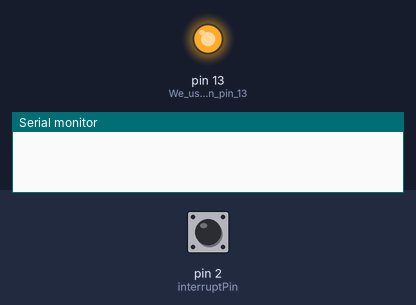
A sketch run on a simulated Arduino Uno, built with avr-gcc and run on an emulated ATmega328P. On the bench: output pins drawn as LEDs (lit = HIGH), the last lines printed to the serial monitor. Inputs (shaded band) come from the test bench; at power-on: pin 2 (interruptPin) HIGH. Sleep ends after the set time or at an interrupt.

Above: at 4.2 s.
4.3 s: pin 2 (interruptPin) driven HIGH
6.5 s: pin 2 (interruptPin) pulsed LOW 2 times (0.12 s each, 0.3 s apart)
At 12.5 s:
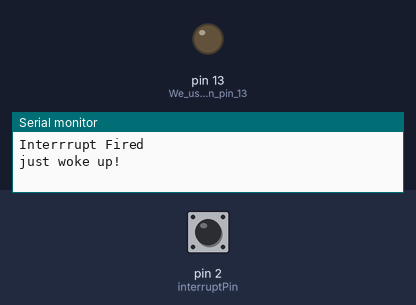
Timing chart, 0 to 14.0 s (numbered marks = the images above; inputs shaded):
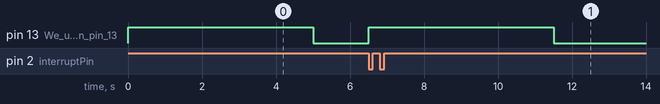

The sketch:

arduino_sleep.ino
```cpp
#include <avr/sleep.h>//this AVR library contains the methods that controls the sleep modes
#define interruptPin 2 //Pin we are going to use to wake up the Arduino


void setup() {
  Serial.begin(9600);//Start Serial Comunication
  pinMode(LED_BUILTIN,OUTPUT);//We use the led on pin 13 to indecate when Arduino is A sleep
  pinMode(interruptPin,INPUT_PULLUP);//Set pin d2 to input using the buildin pullup resistor
  digitalWrite(LED_BUILTIN,HIGH);//turning LED on
}

void loop() {
 delay(5000);//wait 5 seconds before going to sleep
 Going_To_Sleep();
}

void Going_To_Sleep(){
    sleep_enable();//Enabling sleep mode
    attachInterrupt(0, wakeUp, LOW);//attaching a interrupt to pin d2
    set_sleep_mode(SLEEP_MODE_PWR_DOWN);//Setting the sleep mode, in our case full sleep
    digitalWrite(LED_BUILTIN,LOW);//turning LED off
    delay(1000); //wait a second to allow the led to be turned off before going to sleep
    sleep_cpu();//activating sleep mode
    Serial.println("just woke up!");//next line of code executed after the interrupt
    digitalWrite(LED_BUILTIN,HIGH);//turning LED on
  }

void wakeUp(){
  Serial.println("Interrrupt Fired");//Print message to serial monitor
   sleep_disable();//Disable sleep mode
  detachInterrupt(0); //Removes the interrupt from pin 2;
}
```

Measured:
- after the input at 6.5 s, pin 13 (We_use_the_led_on_pin_13): LOW → HIGH at once, → LOW 5.0 s later
